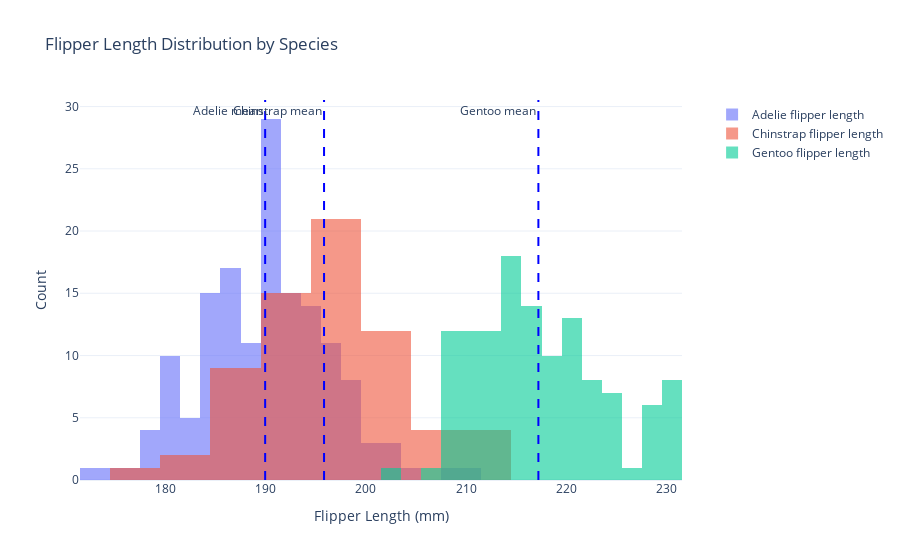

Notebook code cell kept with this figure:
### Code cell
# Add mean line for each species
for species in species_list:
    species_data = penguins[penguins['species'] == species]['flipper_length_mm']
    mean = species_data.mean()
    
    fig.add_vline(x=mean, line=dict(color='blue', dash='dash'), annotation_text=f"{species} mean", annotation_position="top left")

fig.show()

### Figure 1 — Plotly figure (JSON) as saved in the notebook; plotly's stock layout.template omitted (floating-point values rounded to 4 significant figures; data arrays with more than 128 entries replaced by an {"elided": "..."} marker saying what was removed)
{"data": [{"name": "Adelie flipper length", "opacity": 0.6, "type": "histogram", "x": {"elided": "151 int values"}}, {"name": "Chinstrap flipper length", "opacity": 0.6, "type": "histogram", "x": [192, 196, 193, 188, 197, 198, 178, 197, 195, 198, 193, 194, 185, 201, 190, 201, 197, 181, 190, 195, 181, 191, 187, 193, 195, 197, 200, 200, 191, 205, 187, 201, 187, 203, 195, 199, 195, 210, 192, 205, 210, 187, 196, 196, 196, 201, 190, 212, 187, 198, 199, 201, 193, 203, 187, 197, 191, 203, 202, 194, 206, 189, 195, 207, 202, 193, 210, 198]}, {"name": "Gentoo flipper length", "opacity": 0.6, "type": "histogram", "x": [211, 230, 210, 218, 215, 210, 211, 219, 209, 215, 214, 216, 214, 213, 210, 217, 210, 221, 209, 222, 218, 215, 213, 215, 215, 215, 216, 215, 210, 220, 222, 209, 207, 230, 220, 220, 213, 219, 208, 208, 208, 225, 210, 216, 222, 217, 210, 225, 213, 215, 210, 220, 210, 225, 217, 220, 208, 220, 208, 224, 208, 221, 214, 231, 219, 230, 214, 229, 220, 223, 216, 221, 221, 217, 216, 230, 209, 220, 215, 223, 212, 221, 212, 224, 212, 228, 218, 218, 212, 230, 218, 228, 212, 224, 214, 226, 216, 222, 203, 225, 219, 228, 215, 228, 216, 215, 210, 219, 208, 209, 216, 229, 213, 230, 217, 230, 217, 222, 214, 215, 222, 212, 213]}], "layout": {"annotations": [{"showarrow": false, "text": "Adelie mean", "x": 190.0, "xanchor": "right", "xref": "x", "y": 1, "yanchor": "top", "yref": "y domain"}, {"showarrow": false, "text": "Chinstrap mean", "x": 195.8, "xanchor": "right", "xref": "x", "y": 1, "yanchor": "top", "yref": "y domain"}, {"showarrow": false, "text": "Gentoo mean", "x": 217.2, "xanchor": "right", "xref": "x", "y": 1, "yanchor": "top", "yref": "y domain"}], "barmode": "overlay", "legend": {"x": 1.05, "y": 1}, "shapes": [{"line": {"color": "blue", "dash": "dash"}, "type": "line", "x0": 190.0, "x1": 190.0, "xref": "x", "y0": 0, "y1": 1, "yref": "y domain"}, {"line": {"color": "blue", "dash": "dash"}, "type": "line", "x0": 195.8, "x1": 195.8, "xref": "x", "y0": 0, "y1": 1, "yref": "y domain"}, {"line": {"color": "blue", "dash": "dash"}, "type": "line", "x0": 217.2, "x1": 217.2, "xref": "x", "y0": 0, "y1": 1, "yref": "y domain"}], "title": {"text": "Flipper Length Distribution by Species"}, "xaxis": {"title": {"text": "Flipper Length (mm)"}}, "yaxis": {"title": {"text": "Count"}}}}
